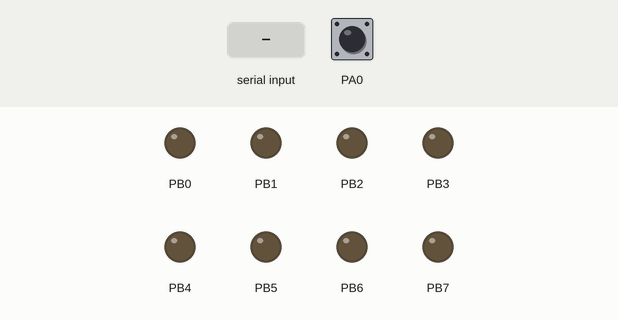
Recording of a program running on a simulated ATmega32, built with avr-gcc and emulated at 16 MHz. On the bench: output pins drawn as LEDs (lit = HIGH). Inputs (shaded band) come from the test bench; at power-on: PA0 HIGH. What the program prints to the serial monitor is not drawn.

Above: at 1.2 s.
1.3 s: byte 112 (0b01110000) received over Serial
At 2.5 s:
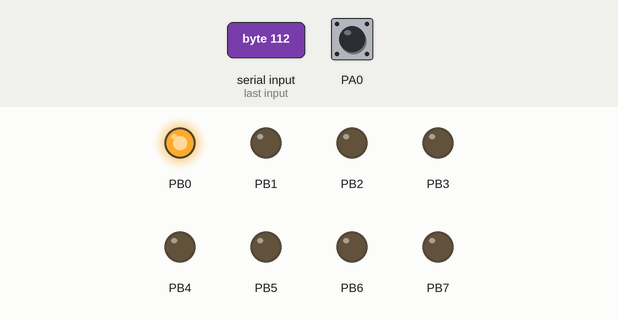
2.8 s: PA0 pulled LOW for 0.15 s
4.4 s: PA0 pulled LOW for 1 s
Timing chart, 0 to 7.4 s (numbered marks = the images above; inputs shaded):
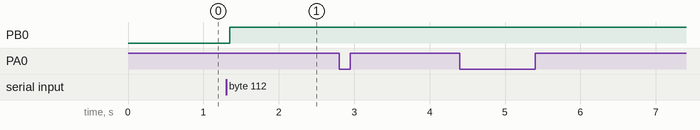

Measured:
- after the input at 1.3 s, PB0: LOW → HIGH after 0.05 s
- after the input at 2.8 s, every drawn part: stays the same
- after the input at 4.4 s, every drawn part: stays the same

The program:

main.c
```c
/*
 * USART.c
 *
 * Created: 13.01.2024 17:47:16
 * Author : Lars
 */
#ifndef F_CPU
#define F_CPU 16000000UL // Adjust this if your F_CPU is different
#endif

#include <avr/io.h>
#include <util/delay.h>

#define BAUD 9600
#define MYUBRR ((F_CPU / 16 / BAUD) - 1)

void USART_Init(unsigned int ubrr) {
	// Set baud rate
	UBRRH = (unsigned char)(ubrr>>8);
	UBRRL = (unsigned char)ubrr;
	// Enable receiver and transmitter
	UCSRB = (1<<RXEN)|(1<<TXEN);
	// Set frame format: 8data, 2stop bit
	UCSRC = (1<<URSEL)|(1<<USBS)|(3<<UCSZ0);
}

void USART_Transmit(unsigned char data) {
	// Wait for empty transmit buffer
	while (!(UCSRA & (1<<UDRE)));
	// Put data into buffer, sends the data
	UDR = data;
}

unsigned char USART_Receive(void) {
	// Wait for data to be received
	while (!(UCSRA & (1<<RXC)));
	// Get and return received data from buffer
	return UDR;
}

int main(void) {
	USART_Init(MYUBRR); // Initialize USART with baud rate
	DDRB = 0xFF; // Set all PORT B pins as output (for LED)
	DDRA = 0x00; // Set all PORT A pins as input (for button)

	// Assuming button is connected to PA0 and LED to PB0
	PORTA = 0xFF; // Enable pull-up resistors for PORT A

	unsigned char buttonState = 0;
	unsigned char lastButtonState = 0;
	unsigned char ledState = 0;

	while(1) {
		// Read button state
		buttonState = PINA & 0x01; // Read only PA0

		// If button state changed and button is pressed
		if(buttonState != lastButtonState && buttonState == 0) {
			// Toggle LED state
			ledState = !ledState;
			// Send new LED state to other microcontroller
			USART_Transmit(ledState ? 0b01110000 : 0b00001111);
		}
		lastButtonState = buttonState;

		// Check if data is received
		if(UCSRA & (1<<RXC)) {
			unsigned char receivedData = USART_Receive();
			// If received data is the toggled state, toggle LED
			if(receivedData == 0b01110000 || receivedData == 0b00001111) {
				PORTB ^= 0x01; // Toggle PB0
			}
		}

		_delay_ms(50); // Debounce delay
	}
}
```
